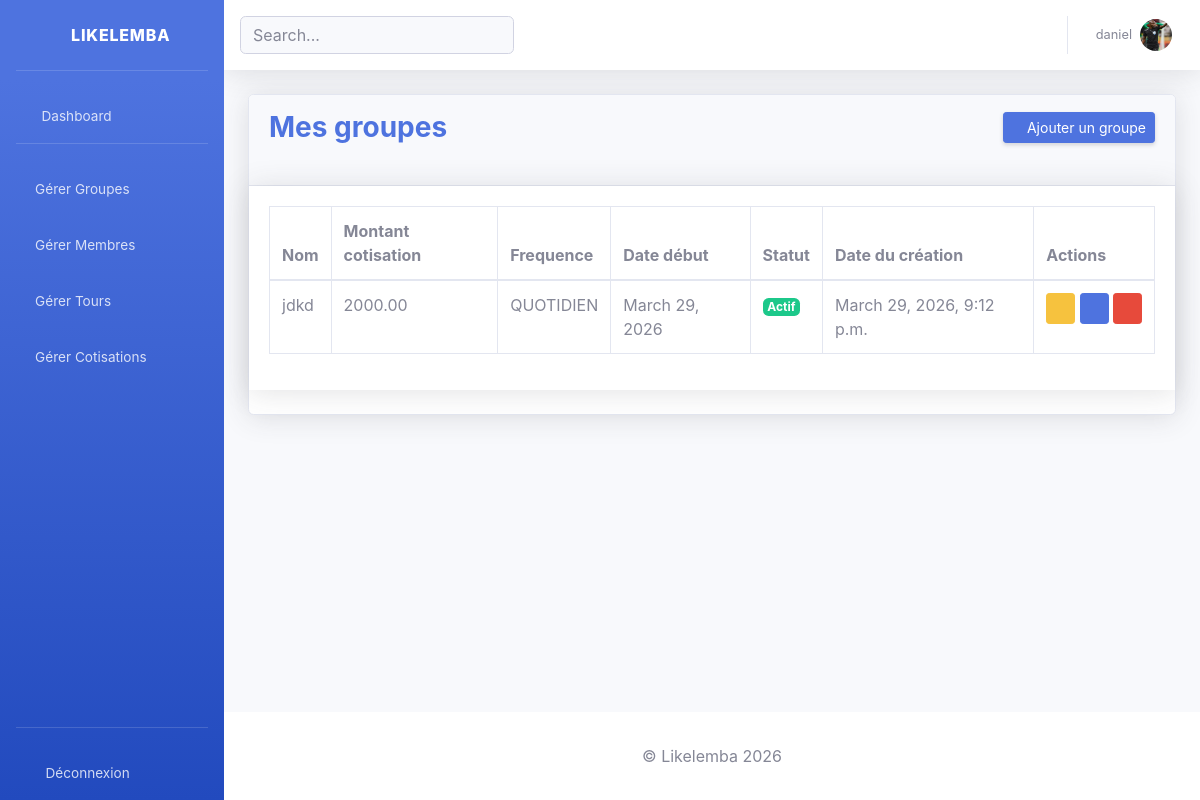
The app's page /groupes/ (signed in), older data.
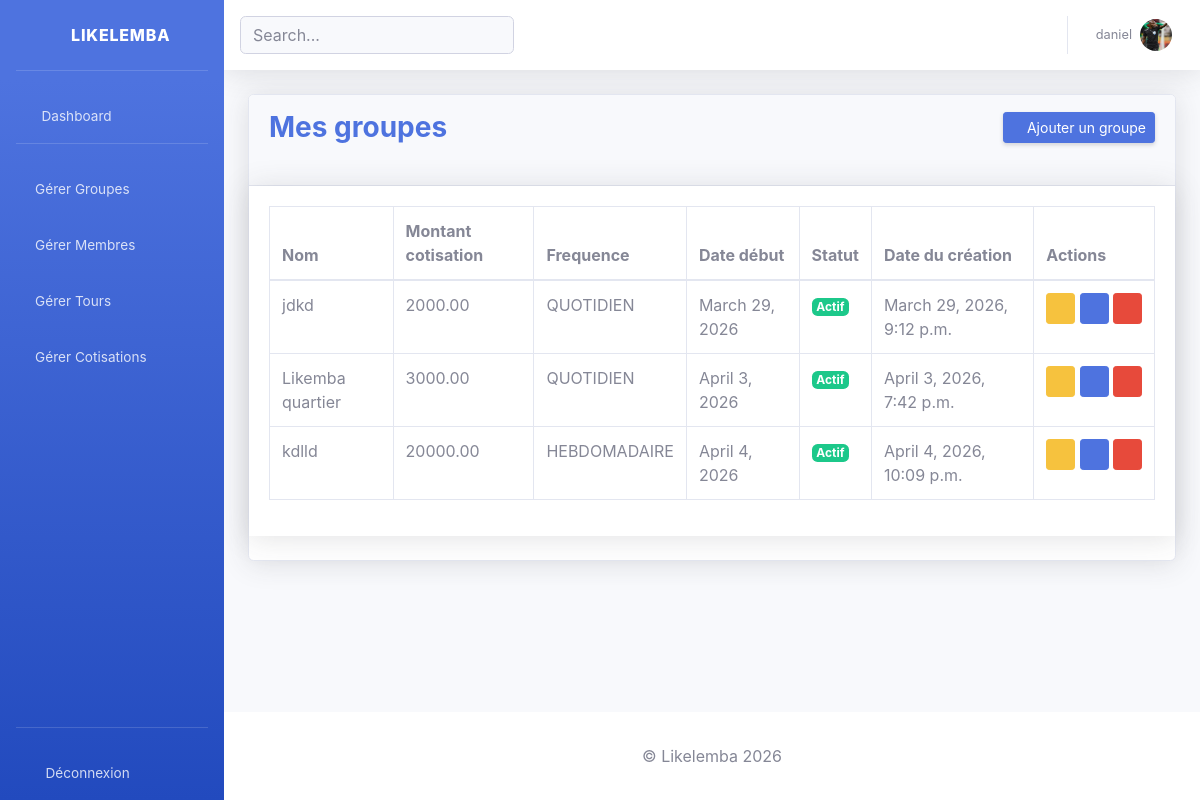
The same page, newer data.
### authentification/models.py (models this page shows)
class Utilisateur(AbstractUser):
    telephone = models.CharField(max_length=20)
    ROLE_CHOICES = [
        ('ADMIN', 'Admin'),
        ('MEMBRE', 'Membre')
    ]
    role = models.CharField(max_length=10, choices=ROLE_CHOICES)
    photo = models.ImageField(upload_to='profiles/', null=True, blank=True)
    is_verified = models.BooleanField(default=False)

### likelemba_app/models.py (models this page shows, shortened)
class Groupe(models.Model):
    FREQUENCE_CHOICES = [
        ('QUOTIDIEN', 'Quotidien'),
        ('HEBDOMADAIRE', 'Hebdomadaire'),
        ('MENSUEL', 'Mensuel'),
        ('ANNUEL', 'Annuel')
    ]
    STATUT_CHOICES = [
        ('ACTIF', 'Actif'),
        ('TERMINE', 'Terminé')
    ]
    nom = models.CharField(max_length=100)
    montant_cotisation = models.DecimalField(
        max_digits=10,
        decimal_places=2
    )
    frequence = models.CharField(max_length=20, choices=FREQUENCE_CHOICES)
    date_debut = models.DateField()
    statut = models.CharField(max_length=20, choices = STATUT_CHOICES, default='ACTIF')
    date_creation = models.DateTimeField(auto_now_add=True, null=True)
    admin = models.ForeignKey(
        Utilisateur,
        on_delete=models.CASCADE
    )

### likelemba_app/views.py (the view)
# urls.py: path('groupes/', liste_groupes_view, name="liste_groupes"),
@login_required
def liste_groupes_view(request):
    if request.user.role != 'ADMIN':
        return redirect("dashboard_membre")
    groupes = Groupe.objects.filter(admin=request.user)
    return render(request, "groupes/liste_groupes.html", {'groupes': groupes})

### likelemba/templates/groupes/liste_groupes.html (shortened to what this page needs)
{% extends 'base.html' %}
{% block content %}
<div class="card shadow mb-4">
    <div class="card-header py-3">
        <div class="d-sm-flex align-items-center justify-content-between mb-4">
            <h3 class="m-0 font-weight-bold text-primary">Mes groupes</h3>
            <a href="{% url 'create_groupe' %}" class="btn btn-primary btn-sm shadow-sm"><i class="fas fa-plus"></i> <span class="d-none d-sm-inline">Ajouter un groupe</span>
            </a>
        </div>
    </div>
    <div class="card-body shadow mb-4">
        <div class="table-responsive">
            <table class="table table-bordered" id="dataTable" width="100%" cellspacing="0">
                <thead>
                    <tr>
                        <th>Nom</th>
                        <th>Montant cotisation</th>
                        <th>Frequence</th>
                        <th>Date début</th>
                        <th>Statut</th>
                        <th>Date du création</th>
                        <th>Actions</th>
                    </tr>
                </thead>
                <tbody>
                    {% for groupe in groupes %}
                    <tr>
                        <td>{{ groupe.nom }}</td>
                        <td>{{ groupe.montant_cotisation }}</td>
                        <td>{{ groupe.frequence }}</td>
                        <td>{{ groupe.date_debut}}</td>
                        <td>
                            {% if groupe.statut == 'ACTIF' %}
                                <span class="badge badge-success">Actif</span>
                            {% else %}
                                <span class="badge badge-danger">Terminé</span>
                            {% endif %}
                        </td>
                        <td>{{ groupe.date_creation }}</td>
                        <td class="text-nowrap">
                            <a href="{% url 'update_groupe' groupe.id %}" class="btn btn-warning btn-sm mb-1">
                                <i class="fas fa-pen"></i>
                            </a>
                            <a href="{% url 'detail_groupe' groupe.id %}" class="btn btn-primary btn-sm mb-1">
                                <i class="fas fa-eye"></i>
                            </a>
                            <button class="btn btn-danger btn-sm mb-1"
                                    data-toggle="modal"
                                    data-target="#deleteModal{{ groupe.id }}">
                                <i class="fas fa-trash"></i>
                            </button>
                        </td>
                    </tr>
                    {% empty %}
                    <tr>
                        <td colspan="6" class="text-center">
                            Aucun groupe trouvé
                        </td>
                    </tr>
                    {% endfor %}
                </tbody>
            </table>
        </div>
    </div>
</div>
{% endblock content %}

### likelemba/templates/base.html (shortened to what this page needs)
{% load static %}
<!DOCTYPE html>
<html lang="en">
<head>
    <link href="{% static 'vendor/fontawesome-free/css/all.min.css' %}" rel="stylesheet">
    <link href="{% static 'css/sb-admin-2.min.css' %}" rel="stylesheet">
</head>
<body id="page-top">
<div id="wrapper">
    {% include 'components/sidebar.html' %}
    <div id="content-wrapper" class="d-flex flex-column">
        <div id="content">
            {% include 'components/navbar.html' %}
            <div class="container-fluid">
                {% block content %}
                {% endblock %}
            </div>
        </div>
        {% include 'components/footer.html' %}
    </div>
</div>
</body>
</html>

### likelemba/templates/components/sidebar.html (shortened to what this page needs)
<ul class="navbar-nav bg-gradient-primary sidebar sidebar-dark accordion d-flex flex-column" style="min-height: 100vh;">
    <a class="sidebar-brand d-flex align-items-center justify-content-center" href="#">
        <i class="fas fa-sync-alt fa-lg"></i>
        <div class="sidebar-brand-text mx-3">Likelemba</div>
    </a>
    <hr class="sidebar-divider">
    <li class="nav-item">
        <a class="nav-link" href="/">
            <i class="fas fa-fw fa-tachometer-alt"></i>
            <span>Dashboard</span>
        </a>
    </li>
    <hr class="sidebar-divider">
    {% if request.user.role == 'ADMIN' %}
    <li class="nav-item">
        <a class="nav-link" href="{% url 'liste_groupes' %}">
            <i class="fas fa-layer-group"></i>
            <span>Gérer Groupes</span>
        </a>
    </li>
    <li class="nav-item">
        <a class="nav-link" href="#">
            <i class="fas fa-users"></i>
            <span>Gérer Membres</span>
        </a>
    </li>
    <li class="nav-item">
        <a class="nav-link" href="#">
            <i class="fas fa-sync-alt"></i>
            <span>Gérer Tours</span>
        </a>
    </li>
    <li class="nav-item">
        <a class="nav-link" href="#">
            <i class="fas fa-coins"></i>
            <span>Gérer Cotisations</span>
        </a>
    </li>
    {% endif %}
    {% if request.user.is_authenticated %}
    <hr class="sidebar-divider mt-auto">
    <li class="nav-item">
        <a class="nav-link" href="#"
            class="dropdown-item"
            data-toggle="modal"
            data-target="#logoutModal">
            <i class="fas fa-sign-out-alt fa-sm fa-fw mr-2 text-gray-400"></i>
            <span>Déconnexion</span>
        </a>
    </li>
    {% endif %}
</ul>

### likelemba/templates/components/navbar.html (shortened to what this page needs)
{% load static %}
<nav class="navbar navbar-expand navbar-light bg-white topbar mb-4 static-top shadow">
    <form class="d-none d-sm-inline-block form-inline mr-auto">
        <input type="text" class="form-control bg-light small" placeholder="Search...">
    </form>
    <ul class="navbar-nav ml-auto">
        <li class="nav-item dropdown no-arrow mx-1">
            <a class="nav-link" href="#">
                <i class="fas fa-bell fa-fw"></i>
            </a>
        </li>
        <li class="nav-item dropdown no-arrow mx-1">
            <a class="nav-link" href="#">
                <i class="fas fa-envelope fa-fw"></i>
            </a>
        </li>
        <li class="nav-item dropdown no-arrow">
            <a class="nav-link dropdown-toggle" href="#">
                <span class="mr-2 d-none d-lg-inline text-gray-600 small">{{ request.user.username }}</span>
                {% if request.user.photo %}
                    <img class="img-profile rounded-circle" src="{{ request.user.photo.url }}" width="40px">
                {% else %}
                    <img src="{% static 'img/undraw_profile_2.svg' %}" alt="" width="40px">
                {% endif %}
            </a>
        </li>
    </ul>
</nav>

### likelemba/templates/components/footer.html
<footer class="sticky-footer bg-white">
    <div class="container my-auto">
        <div class="text-center my-auto">
            <span>© Likelemba 2026</span>
        </div>
    </div>
</footer>

### likelemba/templates/components/scripts.html (shortened to what this page needs)
{% load static %}

Row changes from the older to the newer data that the page shows:
added Groupe: nom "Likemba quartier", montant_cotisation "3000.00", frequence "QUOTIDIEN", date_debut "April 3, 2026", statut "Actif", date_creation "April 3, 2026, 7:42 p.m."
added Groupe: nom "kdlld", montant_cotisation "20000.00", frequence "HEBDOMADAIRE", date_debut "April 4, 2026", statut "Actif", date_creation "April 4, 2026, 10:09 p.m."
